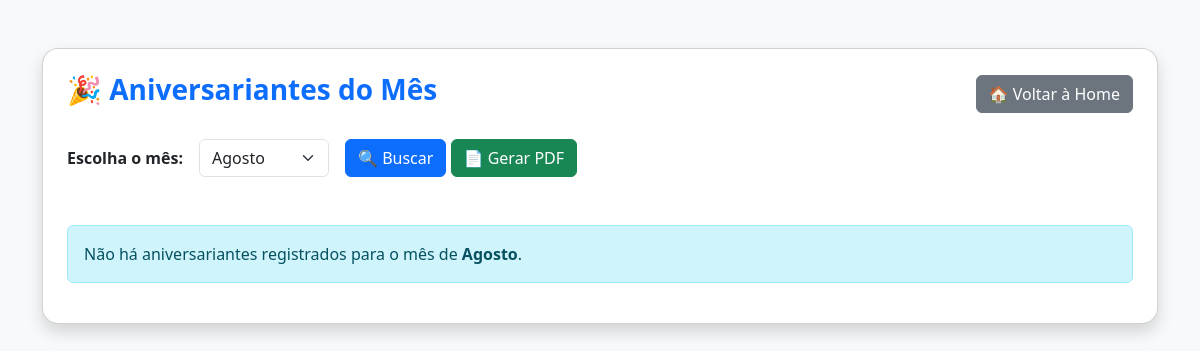
Before: /auth/aniversariantes/ (signed in) with the older database file.
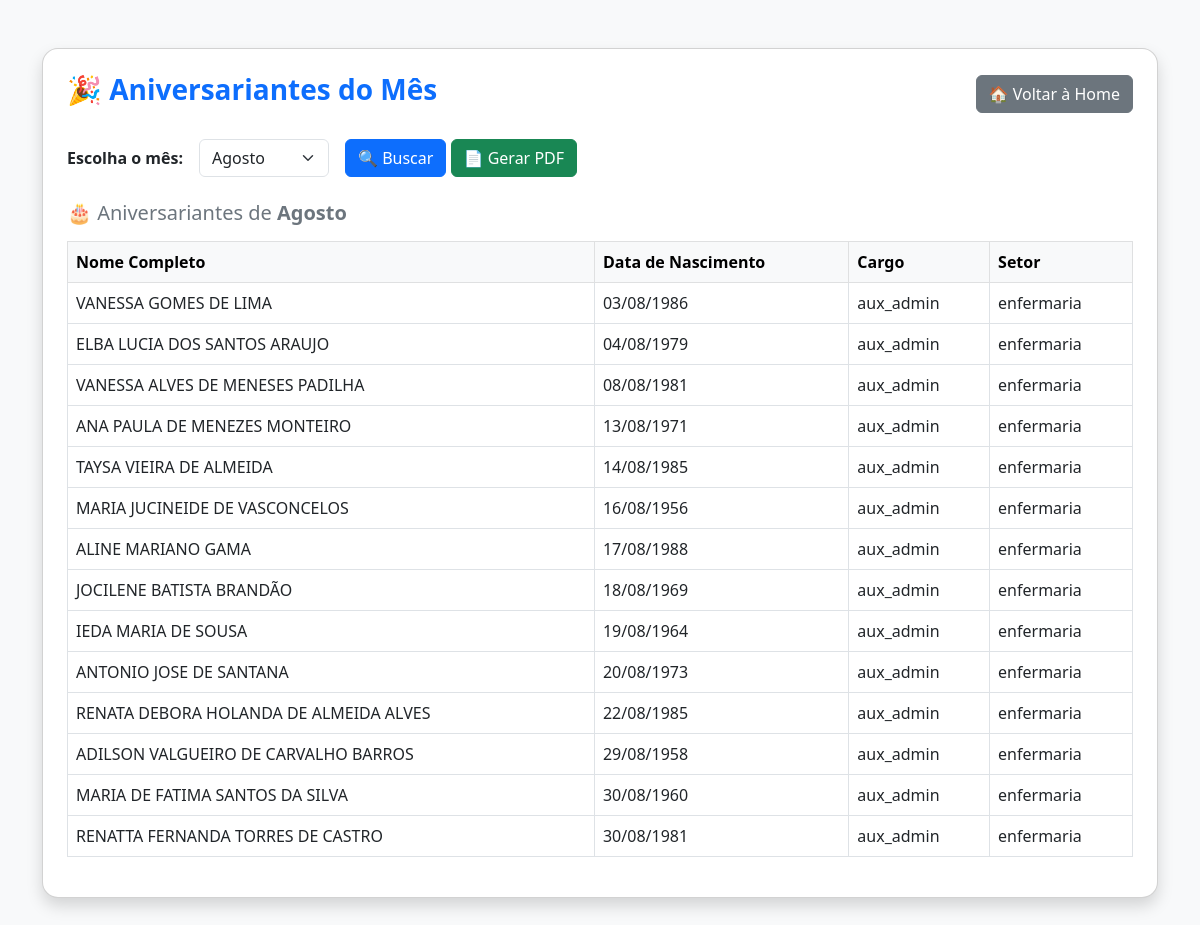
After: the same page with the newer database file.
### dp_ses_management/models.py (models this page shows, shortened)
class Colaborador(models.Model):
    registro = models.AutoField(primary_key=True)
    matricula = models.CharField(max_length=255, unique=True, verbose_name="Matrícula (código funcional)", blank=True, null=True)
    nome_completo = models.CharField(max_length=255, verbose_name="Nome completo", blank=True, null=True)
    CARGO_CHOICES = [
        ('medico', 'Médico'),
        ('analista', 'Analista em Saúde'),
        ('assistente', 'Assistente em Saúde'),
        ('auxiliar', 'Auxiliar em Saúde'),
    ]
    cargo = models.CharField(max_length=255, choices=CARGO_CHOICES, verbose_name="Cargo", default='aux_admin', blank=True, null=True)
    funcao = models.CharField(max_length=255, verbose_name="Função Específica", blank=True, null=True)
    numero_conselho = models.CharField(max_length=255, blank=True, null=True, verbose_name="Número do conselho profissional")
    uf_conselho = models.CharField(max_length=255, blank=True, null=True, verbose_name="UF do conselho")
    nome_conselho = models.CharField(max_length=255, blank=True, null=True, verbose_name="Nome do conselho")
    SETOR_CHOICES = [
        ('almoxarifado', 'Almoxarifado'),
        ('ambulatorio', 'Ambulatório'),
        ('bloco_cirurgico', 'Bloco Cirúrgico'),
        ('ccih', 'CCIH'),
        ('clinica_cirurgica', 'Clínica Cirúrgica'),
        ('clinica_ortopedica', 'Clínica Ortopédica'),
        ('epidemiologia', 'Epidemiologia'),
        ('farmacia', 'Farmácia'),
        ('imobilizacao', 'Imobilização'),
        ('maternidade', 'Maternidade'),
        ('recepcao', 'Recepção'),
        ('same', 'SAME'),
        ('uti', 'UTI'),
        ('dp', 'Departamento Pessoal'),
    ]
    setor_trabalho = models.CharField(max_length=255, choices=SETOR_CHOICES, verbose_name="Setor de trabalho", default='enfermaria', blank=True, null=True)
    TURNO_CHOICES = [
        ('manha', 'Manhã'),
        ('tarde', 'Tarde'),
        ('noite', 'Noite'),
        ('integral', 'Integral'),
        ('diarista', 'Diarista'),
    ]
    turno = models.CharField(max_length=255, choices=TURNO_CHOICES, verbose_name="Turno", default='manha', blank=True, null=True)
    dias_trabalho = models.CharField(max_length=255, verbose_name="Dias de trabalho", blank=True, null=True)
    jornada_trabalho = models.CharField(max_length=255, verbose_name="Jornada de trabalho (Ex: 8h/dia)", blank=True, null=True)
    tipo_contrato = models.CharField(max_length=255, verbose_name="Tipo de contrato", blank=True, null=True)
    STATUS_CHOICES = [
        ('ativo', 'Ativo'),
        ('inativo', 'Inativo'),
        ('ferias', 'Férias'),
        ('afastado', 'Afastado'),
        ('licencan', 'Licença Nojo'),
        ('licencag', 'Licença Gala'),
        ('licencam', 'Licença Maternidade'),
        ('licencap', 'Licença Paternidade'),
        ('licencae', 'Licença Eleitoral'),
        ('licencat', 'Licença de Trato e Interesse Particular'),
        ('licencaedu', 'Licença Estudo'),
        ('licencapremio', 'Licença Prêmio'),
        ('demitido', 'Demitido'),
        ('exonerado', 'Exonerado'),
    ]
    status = models.CharField(max_length=255, choices=STATUS_CHOICES, verbose_name="Status", default='ativo', blank=True, null=True)
    data_admissao = models.DateField(verbose_name="Data de admissão", blank=True, null=True)
    nome_mae = models.CharField(max_length=255, verbose_name="Nome da mãe", blank=True, null=True)
    nome_pai = models.CharField(max_length=255, blank=True, null=True, verbose_name="Nome do pai")
    data_nascimento = models.DateField(verbose_name="Data de nascimento", blank=True, null=True)
    naturalidade = models.CharField(max_length=255, verbose_name="Naturalidade (cidade/estado)", blank=True, null=True)
    ESTADO_CIVIL_CHOICES = [
        ('solteiro', 'Solteiro(a)'),
        ('casado', 'Casado(a)'),
        ('divorciado', 'Divorciado(a)'),
        ('viuvo', 'Viúvo(a)'),
        ('uniao_estavel', 'União Estável'),
    ]
    estado_civil = models.CharField(max_length=255, choices=ESTADO_CIVIL_CHOICES, verbose_name="Estado civil", default='solteiro', blank=True, null=True)
    titulo_eleitor = models.CharField(max_length=255, blank=True, null=True, verbose_name="Título de eleitor")
    zona_eleitoral = models.CharField(max_length=255, blank=True, null=True, verbose_name="Zona eleitoral")
    secao_eleitoral = models.CharField(max_length=255, blank=True, null=True, verbose_name="Seção eleitoral")
    estado_vota = models.CharField(max_length=255, blank=True, null=True, verbose_name="Estado onde vota")
    rg_completo = models.CharField(max_length=255, verbose_name="RG (Número e órgão emissor)", blank=True, null=True)
    cpf = models.CharField(max_length=255, unique=True, verbose_name="CPF", blank=True, null=True)
    numero_ctps = models.CharField(max_length=255, unique=True, verbose_name="Número da CTPS", blank=True, null=True)
    serie_ctps = models.CharField(max_length=255, verbose_name="Série da CTPS", blank=True, null=True)
    uf_ctps = models.CharField(max_length=255, verbose_name="UF da CTPS", blank=True, null=True)
    documento_militar = models.CharField(max_length=255, blank=True, null=True, verbose_name="Documento militar")
    grau_instrucao = models.CharField(max_length=255, verbose_name="Grau de instrução", blank=True, null=True)
    numero_pasep = models.CharField(max_length=255, blank=True, null=True, verbose_name="Número do PASEP")
    celular = models.CharField(max_length=255, verbose_name="Celular", blank=True, null=True)
    telefone_fixo = models.CharField(max_length=255, blank=True, null=True, verbose_name="Telefone fixo")
    email = models.EmailField(verbose_name="E-mail", unique=True, blank=True, null=True)
    cep = models.CharField(max_length=255, verbose_name="CEP", blank=True, null=True)
    endereco = models.CharField(max_length=255, verbose_name="Logradouro", blank=True, null=True)
    numero = models.CharField(max_length=255, verbose_name="Número", blank=True, null=True)
    complemento = models.CharField(max_length=255, blank=True, null=True, verbose_name="Complemento")
    bairro = models.CharField(max_length=255, verbose_name="Bairro", blank=True, null=True)
    cidade = models.CharField(max_length=255, verbose_name="Cidade", blank=True, null=True)
    uf = models.CharField(max_length=255, verbose_name="UF", blank=True, null=True)
    observacoes = models.TextField(
        max_length=10000,
        blank=True,
        null=True,
        verbose_name="Observações (informações adicionais)"
    )

### dp_ses_management/views.py (the view)
# urls.py: path('aniversariantes/', views.listar_aniversariantes, name='listar_aniversariantes'),
@login_required(login_url='/auth/login/')
def listar_aniversariantes(request):
    colaboradores = None
    mes_selecionado = request.GET.get('mes', str(timezone.now().month).zfill(2))
    mes_nome = ""
    meses = {
        '01': 'Janeiro', '02': 'Fevereiro', '03': 'Março', '04': 'Abril',
        '05': 'Maio', '06': 'Junho', '07': 'Julho', '08': 'Agosto',
        '09': 'Setembro', '10': 'Outubro', '11': 'Novembro', '12': 'Dezembro',
    }
    if mes_selecionado and mes_selecionado in meses:
        try:
            colaboradores = Colaborador.objects.filter(data_nascimento__month=mes_selecionado).order_by('data_nascimento__day', 'nome_completo')
            mes_nome = meses.get(mes_selecionado, '')
        except Exception as e:
            messages.error(request, f"Erro ao buscar aniversariantes: {e}")
            logger.error(f"Erro ao buscar aniversariantes: {e}")
    else:
        mes_selecionado = str(timezone.now().month).zfill(2)
        colaboradores = Colaborador.objects.filter(data_nascimento__month=mes_selecionado).order_by('data_nascimento__day', 'nome_completo')
        mes_nome = meses.get(mes_selecionado, '')
    context = {
        'colaboradores': colaboradores,
        'meses': meses.items(),
        'mes_selecionado': mes_selecionado,
        'mes_nome': mes_nome,
    }
    return render(request, 'tarefas/aniversariantes.html', context)

### templates/tarefas/aniversariantes.html (shortened to what this page needs)
<!DOCTYPE html>
<html lang="pt-BR">
<head>
    {% load static %}
    <link href="https://cdn.jsdelivr.net/npm/bootstrap@5.3.0/dist/css/bootstrap.min.css" rel="stylesheet">
</head>
<body>
    <div class="container py-3 py-md-5">
        <div class="card shadow p-3 p-md-4">
            <div class="d-flex flex-column flex-md-row justify-content-between align-items-center mb-4 gap-3">
                <h1 class="h3 fw-bold text-primary text-center text-md-start">🎉 Aniversariantes do Mês</h1>
                <a href="{% url 'tarefas:home' %}" class="btn btn-secondary">
                    🏠 Voltar à Home
                </a>
            </div>
            <form method="get" action="{% url 'tarefas:listar_aniversariantes' %}" class="row g-3 align-items-center mb-4">
                <div class="col-12 col-md-auto">
                    <label for="mes" class="col-form-label fw-semibold">Escolha o mês:</label>
                </div>
                <div class="col-12 col-md-auto">
                    <select name="mes" id="mes" class="form-select">
                        {% for value, name in meses %}
                            <option value="{{ value }}" {% if mes_selecionado == value %}selected{% endif %}>
                                {{ name }}
                            </option>
                        {% endfor %}
                    </select>
                </div>
                <div class="col-12 col-md-auto d-grid gap-2 d-md-block">
                    <button type="submit" class="btn btn-primary">
                        🔍 Buscar
                    </button>
                    <a href="{% url 'tarefas:gerar_aniversariantes_pdf' mes=mes_selecionado %}" class="btn btn-success">
                        📄 Gerar PDF
                    </a>
                </div>
            </form>
            {% if colaboradores %}
                <h2 class="h5 text-secondary mb-3">🎂 Aniversariantes de <strong>{{ mes_nome }}</strong></h2>
                <div class="table-responsive">
                    <table class="table table-hover table-bordered align-middle">
                        <thead class="table-light">
                            <tr>
                                <th>Nome Completo</th>
                                <th>Data de Nascimento</th>
                                <th>Cargo</th>
                                <th>Setor</th>
                            </tr>
                        </thead>
                        <tbody>
                            {% for colaborador in colaboradores %}
                                <tr>
                                    <td>{{ colaborador.nome_completo }}</td>
                                    <td>{{ colaborador.data_nascimento|date:"d/m/Y" }}</td>
                                    <td>{{ colaborador.get_cargo_display }}</td>
                                    <td>{{ colaborador.get_setor_trabalho_display }}</td>
                                </tr>
                            {% endfor %}
                        </tbody>
                    </table>
                </div>
            {% else %}
                <div class="alert alert-info mt-4" role="alert">
                    Não há aniversariantes registrados para o mês de <strong>{{ mes_nome }}</strong>.
                </div>
            {% endif %}
        </div>
    </div>
</body>
</html>

### templates/tarefas/aniversariantes.html (style rules this page uses)
body { font-family: 'Segoe UI', sans-serif; background-color: #f8f9fa; min-height: 100vh; }
.card { border-radius: 1rem; overflow: hidden; }
.container { padding-top: 1.5rem; padding-bottom: 1.5rem; }
.table-responsive { overflow-x: auto; -webkit-overflow-scrolling: touch; }

Changed rows visible on the page:
added Colaborador: nome_completo "VANESSA GOMES DE LIMA", data_nascimento "03/08/1986", cargo "aux_admin", setor_trabalho "enfermaria"
added Colaborador: nome_completo "ELBA LUCIA DOS SANTOS ARAUJO", data_nascimento "04/08/1979", cargo "aux_admin", setor_trabalho "enfermaria"
added Colaborador: nome_completo "VANESSA ALVES DE MENESES PADILHA", data_nascimento "08/08/1981", cargo "aux_admin", setor_trabalho "enfermaria"
added Colaborador: nome_completo "ANA PAULA DE MENEZES MONTEIRO", data_nascimento "13/08/1971", cargo "aux_admin", setor_trabalho "enfermaria"
added Colaborador: nome_completo "TAYSA VIEIRA DE ALMEIDA", data_nascimento "14/08/1985", cargo "aux_admin", setor_trabalho "enfermaria"
added Colaborador: nome_completo "MARIA JUCINEIDE DE VASCONCELOS", data_nascimento "16/08/1956", cargo "aux_admin", setor_trabalho "enfermaria"
added Colaborador: nome_completo "ALINE MARIANO GAMA", data_nascimento "17/08/1988", cargo "aux_admin", setor_trabalho "enfermaria"
added Colaborador: nome_completo "JOCILENE BATISTA BRANDÃO", data_nascimento "18/08/1969", cargo "aux_admin", setor_trabalho "enfermaria"
added Colaborador: nome_completo "IEDA MARIA DE SOUSA", data_nascimento "19/08/1964", cargo "aux_admin", setor_trabalho "enfermaria"
added Colaborador: nome_completo "ANTONIO JOSE DE SANTANA", data_nascimento "20/08/1973", cargo "aux_admin", setor_trabalho "enfermaria"
added Colaborador: nome_completo "RENATA DEBORA HOLANDA DE ALMEIDA ALVES", data_nascimento "22/08/1985", cargo "aux_admin", setor_trabalho "enfermaria"
added Colaborador: nome_completo "ADILSON VALGUEIRO DE CARVALHO BARROS", data_nascimento "29/08/1958", cargo "aux_admin", setor_trabalho "enfermaria"
added Colaborador: nome_completo "MARIA DE FATIMA SANTOS DA SILVA", data_nascimento "30/08/1960", cargo "aux_admin", setor_trabalho "enfermaria"
added Colaborador: nome_completo "RENATTA FERNANDA TORRES DE CASTRO", data_nascimento "30/08/1981", cargo "aux_admin", setor_trabalho "enfermaria"
Other visible differences:
{{ mes_nome }}: (not shown) → "Agosto"
{{ mes_nome }}: "Agosto" → (not shown)
text no longer shown: "Não há aniversariantes registrados para o mês de ."
text now shown: "🎂 Aniversariantes de Nome Completo Data de Nascimento Cargo Setor"
